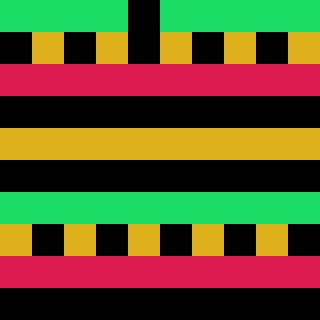

Below is a game level as drawn by its tile map, then a one-line description and the .tmx file that defines it, in full:
An orthogonal 10x10 tile map with 32x32 px tiles, 1 tile layer (Capa de Patrones 1).

<map version="1.0" orientation="orthogonal" renderorder="right-down" width="10" height="10" tilewidth="32" tileheight="32" nextobjectid="1">
 <tileset firstgid="1" name="pruebaTiles" tilewidth="32" tileheight="32" tilecount="4" columns="2">
  <image source="../../Descargas/pruebaTiles.png" width="64" height="64" />
 </tileset>
 <layer name="Capa de Patrones 1" width="10" height="10">
  <data>
   <tile gid="2" />
   <tile gid="2" />
   <tile gid="2" />
   <tile gid="2" />
   <tile gid="0" />
   <tile gid="2" />
   <tile gid="2" />
   <tile gid="2" />
   <tile gid="2" />
   <tile gid="2" />
   <tile gid="0" />
   <tile gid="1" />
   <tile gid="0" />
   <tile gid="1" />
   <tile gid="0" />
   <tile gid="1" />
   <tile gid="0" />
   <tile gid="1" />
   <tile gid="0" />
   <tile gid="1" />
   <tile gid="3" />
   <tile gid="3" />
   <tile gid="3" />
   <tile gid="3" />
   <tile gid="3" />
   <tile gid="3" />
   <tile gid="3" />
   <tile gid="3" />
   <tile gid="3" />
   <tile gid="3" />
   <tile gid="0" />
   <tile gid="0" />
   <tile gid="0" />
   <tile gid="0" />
   <tile gid="0" />
   <tile gid="0" />
   <tile gid="0" />
   <tile gid="0" />
   <tile gid="0" />
   <tile gid="0" />
   <tile gid="1" />
   <tile gid="1" />
   <tile gid="1" />
   <tile gid="1" />
   <tile gid="1" />
   <tile gid="1" />
   <tile gid="1" />
   <tile gid="1" />
   <tile gid="1" />
   <tile gid="1" />
   <tile gid="0" />
   <tile gid="0" />
   <tile gid="0" />
   <tile gid="0" />
   <tile gid="0" />
   <tile gid="0" />
   <tile gid="0" />
   <tile gid="0" />
   <tile gid="0" />
   <tile gid="0" />
   <tile gid="2" />
   <tile gid="2" />
   <tile gid="2" />
   <tile gid="2" />
   <tile gid="2" />
   <tile gid="2" />
   <tile gid="2" />
   <tile gid="2" />
   <tile gid="2" />
   <tile gid="2" />
   <tile gid="1" />
   <tile gid="0" />
   <tile gid="1" />
   <tile gid="0" />
   <tile gid="1" />
   <tile gid="0" />
   <tile gid="1" />
   <tile gid="0" />
   <tile gid="1" />
   <tile gid="0" />
   <tile gid="3" />
   <tile gid="3" />
   <tile gid="3" />
   <tile gid="3" />
   <tile gid="3" />
   <tile gid="3" />
   <tile gid="3" />
   <tile gid="3" />
   <tile gid="3" />
   <tile gid="3" />
   <tile gid="0" />
   <tile gid="0" />
   <tile gid="0" />
   <tile gid="0" />
   <tile gid="0" />
   <tile gid="0" />
   <tile gid="0" />
   <tile gid="0" />
   <tile gid="0" />
   <tile gid="0" />
  </data>
 </layer>
</map>
